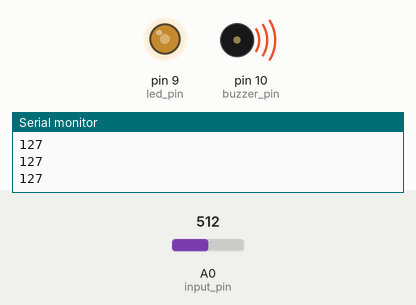
Simulated run of this sketch. Board: Arduino Uno, built with avr-gcc and run on an emulated ATmega328P. Shown: output pins drawn as LEDs (lit = HIGH), buzzer (waves = sounding), the last lines printed to the serial monitor. Inputs (shaded band) come from the test bench; at power-on: A0 (input_pin) = 512.

Above: at 1.2 s.
1.3 s: A0 (input_pin) set to 716
At 1.9 s:
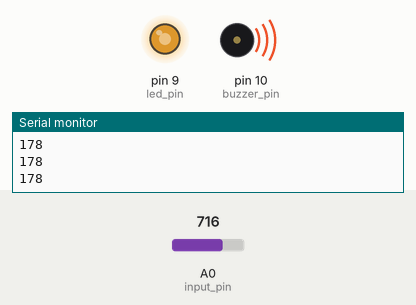
2.8 s: A0 (input_pin) set to 900
At 3.2 s:
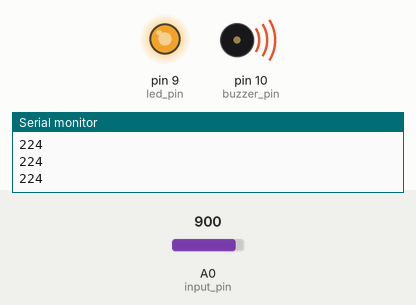
4.3 s: A0 (input_pin) set to 122
At 5.5 s:
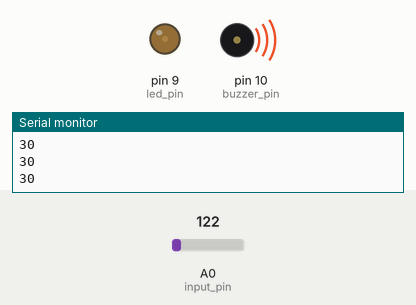
5.8 s: A0 (input_pin) set to 0
At 7.0 s:
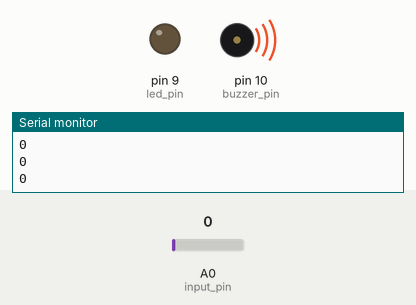
7.3 s: A0 (input_pin) set to 511
At 8.3 s:
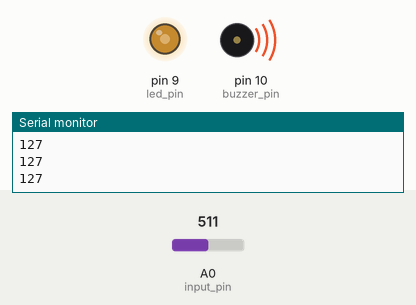
Timing chart, 0 to 9.8 s (numbered marks = the images above; inputs shaded):
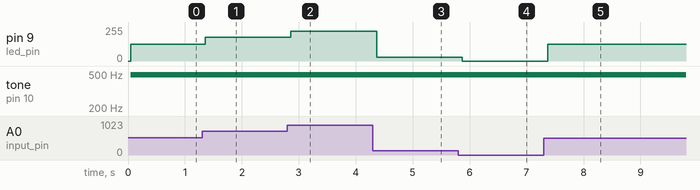

Measured:
- after the input at 1.3 s, pin 9 (led_pin): 127/255 → 178/255 after 0.06 s
- after the input at 2.8 s, pin 9 (led_pin): 178/255 → 224/255 after 0.06 s
- after the input at 4.3 s, pin 9 (led_pin): 224/255 → 30/255 after 0.07 s
- after the input at 5.8 s, pin 9 (led_pin): 30/255 → 0/255 after 0.07 s
- after the input at 7.3 s, pin 9 (led_pin): 0/255 → 127/255 after 0.07 s

The sketch:

buzzer_and_led_variation.ino
```cpp
// This is arduino project to change the brightness and to change the volume of buzzer.

#define input_pin A0
#define led_pin 9
#define buzzer_pin 10
void setup() {
  // put your setup code here, to run once:
pinMode(input_pin,INPUT);
pinMode(led_pin,OUTPUT);
pinMode(buzzer_pin,OUTPUT);
Serial.begin(9600);
}
float data;
void loop() {
  // put your main code here, to run repeatedly:
data=analogRead(input_pin);
float c=(data/1023.0)*255.0;
int output=c;
Serial.println(output);
delay(50);
analogWrite(buzzer_pin,output);
analogWrite(led_pin,output);
delay(50);
}
```

Source omitted: images.c (data table, 15393 bytes), for_lcd_menu.c (data table, 18471 bytes)
